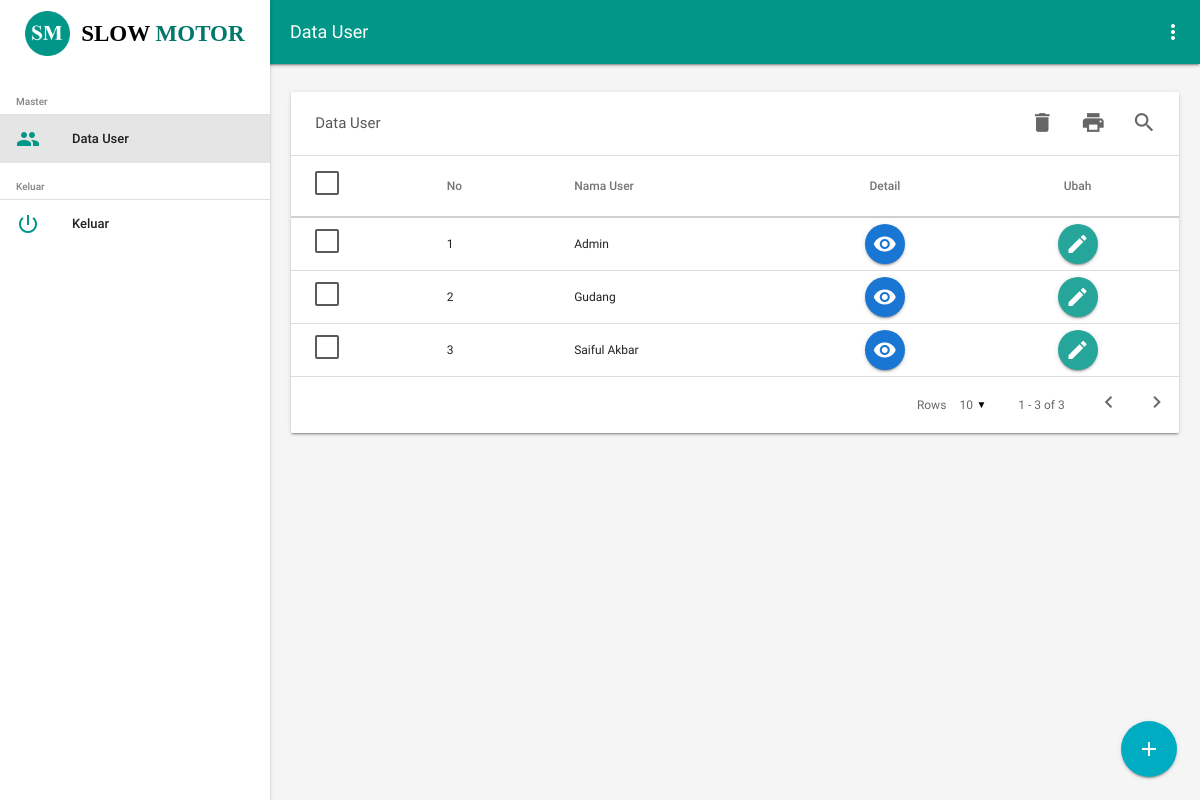
Screenshot of /User (signed in) with the database file from the repository.
### tables this page shows
CREATE TABLE `user` (
  `id_user` int(11) NOT NULL,
  `username` varchar(50) NOT NULL,
  `password` varchar(50) NOT NULL,
  `nama_user` varchar(50) NOT NULL,
  `level` enum('gudang','admin') NOT NULL
);

### app/core/Controller.php (called while the page is built, shortened)
<?php
class Controller
{
	public function view($view, $data = [])
	{
		require_once 'app/views/'.$view.'.php';
	}
	public function model( $model )
	{
		return new $model;
	}
}
?>

### app/controllers/admin/User.php (called while the page is built, shortened)
<?php
class User extends Controller
{
	public function index()
	{
		$data['judul'] = 'Data User';
		$data['user'] = $this->model('User_model')->get_user();
		$this->view('admin/user/index', $data);
	}
}
?>

### index.php (called while the page is built, shortened)
<?php
$app = new App;
?>

### app/core/Database.php (called while the page is built, shortened)
<?php
class Database
{
	private $host = DB_HOST,
			$user = DB_USER,
			$pass = DB_PASS,
			$db_name = DB_NAME;
	private $dbh,
			$stmt;
	public function __construct()
	{
		$dsn = 'mysql:host='.$this->host.';dbname='.$this->db_name;
		$option = [
			PDO::ATTR_PERSISTENT => true,
			PDO::ATTR_ERRMODE => PDO::ERRMODE_EXCEPTION
		];
		try {
			$this->dbh = new PDO($dsn, $this->user, $this->pass, $option);
		}
		catch(PDOException $e) {
			die($e->getMessage());
		}
	}
	public function query($query)
	{
		$this->stmt = $this->dbh->prepare($query);
	}
	public function execute()
	{
		$this->stmt->execute();
	}
	public function all()
	{
		$this->execute();
		return $this->stmt->fetchAll(PDO::FETCH_ASSOC);
	}
}
?>

### app/models/User_model.php (called while the page is built, shortened)
<?php
class User_model extends Controller
{
	private $db;
	public function __construct()
	{
		$this->db = new Database;
	}
	public function get_user( $data = null )
	{
		$query = "SELECT * FROM user ";
		if ( !empty($data) ) {
			$query .= "WHERE username = :username";
			$this->db->query($query);
			$this->db->bind('username', $data['username']);
			return $this->db->single();
		}
		else {
			$query .= "ORDER BY nama_user ASC";
			$this->db->query($query);
			return $this->db->all();
		}
	}
}
?>

### app/views/admin/user/index.php (the view, shortened to what this page needs)
<form name="formTable" method="POST" action="<?= BASEURL; ?>/User/hapus">
	<div class="row">
		<div id="man" class="col s12">
			<div class="card material-table">
				<div class="table-header">
					<span class="table-title">Data User</span>
					<div class="actions">
						<a class="btn-flat waves-effect tooltipped" data-delay="50" data-position="top" data-tooltip="Hapus" id="multi-hapus-data">
							<i class="material-icons">delete</i>
						</a>
						<a href="<?= BASEURL; ?>/User/cetak" target="_blank" class="btn-flat waves-effect tooltipped" data-delay="50" data-position="top" data-tooltip="Cetak">
							<i class="material-icons">print</i>
						</a>
						<a class="search-toggle waves-effect btn-flat tooltipped" data-delay="50" data-position="top" data-tooltip="Cari">
							<i class="material-icons">search</i>
						</a>
					</div>
				</div>
				<table class="datatable" width="100%">
					<thead>
						<tr>
							<th>
								<label for="check-all"></label>
							</th>
							<th>No</th>
							<th>Nama User</th>
							<th class="center-align">Detail</th>
							<th class="center-align">Ubah</th>
						</tr>
					</thead>
					<tbody>
						<?php foreach ($data['user'] as $index => $user): ?>
							<tr>
								<td>
									<label for="<?= $user['id_user']; ?>"></label>
								</td>
								<td><?= $index + 1; ?></td>
								<td><?= $user['nama_user']; ?></td>
								<td class="center-align">
									<a href="#modal-detail" class="modal-trigger btn-floating blue darken-2 waves-effect waves-light detail-user" data-id="<?= base64_encode($user['id_user']); ?>" data-url="<?= BASEURL; ?>/User/get_user">
										<i class="material-icons">visibility</i>
									</a>
								</td>
								<td class="center-align">
									<a href="<?= BASEURL; ?>/User/ubah/<?= base64_encode($user['id_user']); ?>" class="btn-floating waves-effect waves-light">
										<i class="material-icons">edit</i>
									</a>
								</td>
							</tr>
						<?php endforeach ?>
					</tbody>
				</table>
			</div>
		</div>
	</div>
</form>
<div class="fixed-action-btn">
	<a href="#modal-tambah" class="btn-floating btn-large cyan darken-1 waves-effect waves-light tooltipped modal-trigger" data-delay="50" data-position="left" data-tooltip="Tambah">
		<i class="large material-icons">add</i>
	</a>
</div>

### assets/custom/style.css (style rules this page uses)
html, body { max-width: 100%; }
body { min-height: 100vh; display: flex; flex-direction: column; font-size: 14px; overflow-x: hidden; }
table { min-width: 100%; }

### rows the page displays
user: nama_user "Admin"
user: nama_user "Gudang"
user: nama_user "Saiful Akbar"

### other values shown
$data['judul'] "Data User"
